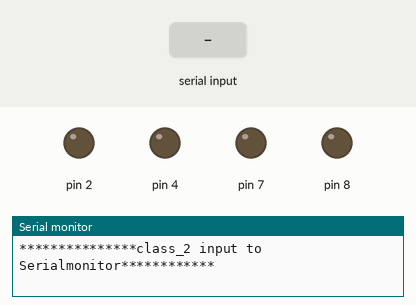
Recording of a sketch running on a simulated Arduino Uno, built with avr-gcc and run on an emulated ATmega328P. Shown: output pins drawn as LEDs (lit = HIGH), the last lines printed to the serial monitor. The inputs (shaded band) are chosen by the test bench.

Above: at 1.2 s.
1.3 s: "90,45\n" received over Serial
At 1.8 s:
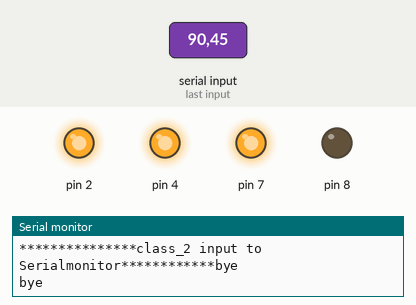
2.8 s: "1\n" received over Serial
At 4.1 s:
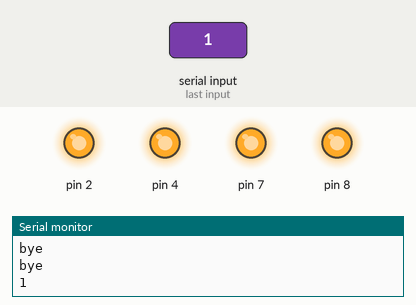
5.8 s: "3\n" received over Serial
At 6.3 s:
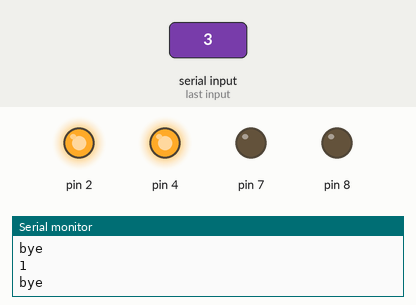
Timing chart, 0 to 8.8 s (numbered marks = the images above; inputs shaded):
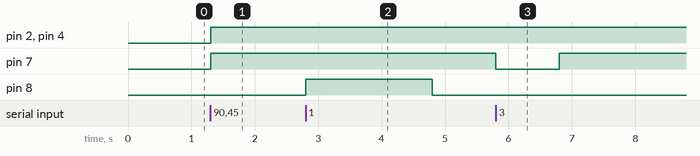

The sketch:

keypaid_phone.ino
```cpp
void setup()
{
   pinMode(2,OUTPUT);
   pinMode(4,OUTPUT);
   pinMode(7,OUTPUT);
   pinMode(8,OUTPUT);

  Serial.begin(9600);

  Serial.print("***************class_2 input to Serialmonitor************");
}

void loop()
{

  if(Serial.available()>0)
  {
    int a=Serial.parseInt();
    switch(a)
    {
      case 1:
      Serial.println("1");
      digitalWrite(8,HIGH);

      delay(1000);
      break;
      case 2:
      Serial.println("2");
      digitalWrite(8,LOW);


      break;
     case 3:
      Serial.println("");
      digitalWrite(7,LOW);
       break;
      case 4:
      Serial.println("");
      digitalWrite(8,LOW);
      break;
      default:
      Serial.println("bye");
      digitalWrite(2,HIGH);
      digitalWrite(4,HIGH);
      digitalWrite(7,HIGH);
      digitalWrite(8,LOW);
      break;
    }
    }
}
```

Measured:
- after the input at 1.3 s, pin 2, pin 4, pin 7: LOW → HIGH at once
- after the input at 2.8 s, pin 8: LOW → HIGH at once, → LOW 2.0 s later
- after the input at 5.8 s, pin 7: HIGH → LOW at once, → HIGH 1.0 s later
